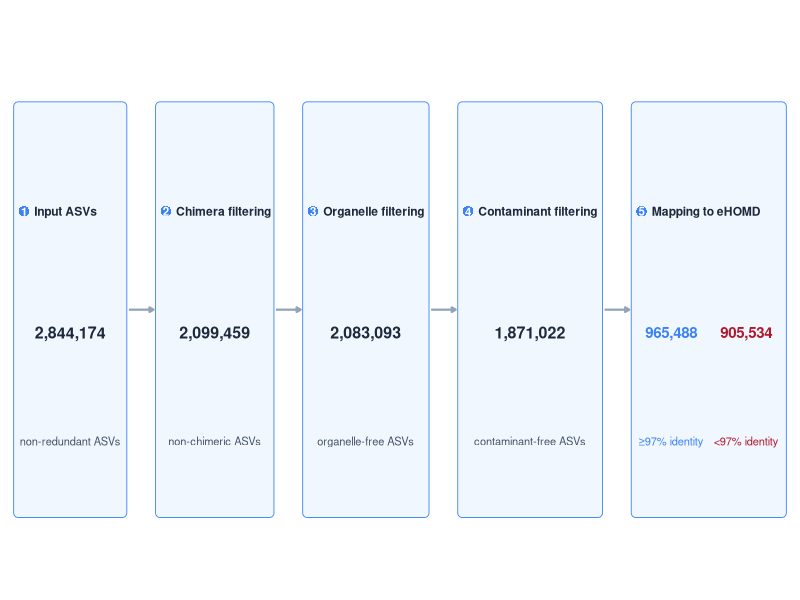
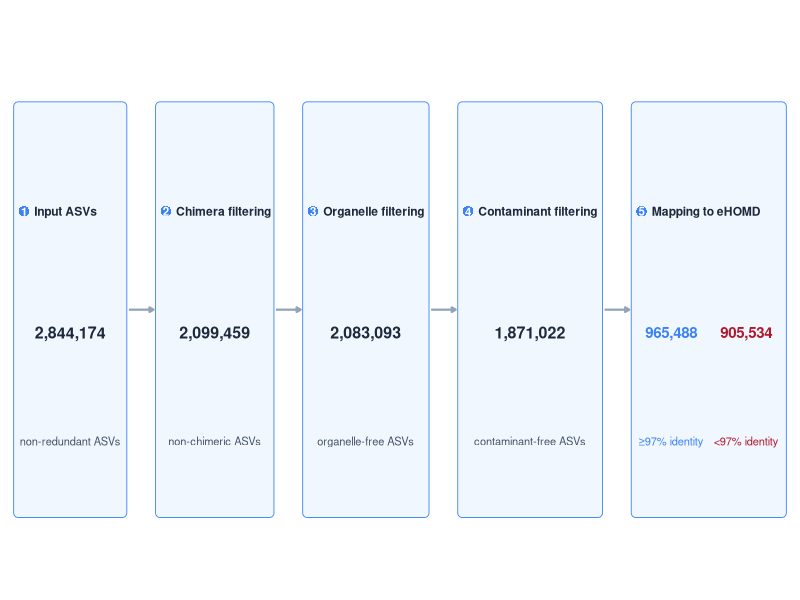

These figures' R source, in order:
#!/usr/bin/env Rscript
# Step 19e: panel A -- the data-set flow, from BioProjects to the clean ASV set.
#
# The block is drawn on a fixed x/y canvas with theme_void, so the layout can be
# nudged by editing coordinates.  It is the only output of this script; the
# four panels are assembled by 19f_master_alt_layout.R.  Requires ggplot2 only.
suppressPackageStartupMessages({
  library(ggplot2)
})

PIPE <- "/beegfs/huangxiaochang/global_oral/global-oral-microbiome/HOMD_uncapture_analysis/pipeline"
FIGOUT  <- file.path(PIPE, "19_figures", "panels")
dir.create(FIGOUT, showWarnings = FALSE, recursive = TRUE)

# ---- palette: matches the quantitative figures ---------------------------
COL_GAP  <- "#B2182B"   # below the species boundary / not represented
COL_OK   <- "#1A9850"   # at or above the species boundary / represented
COL_LINE <- "#7F7F7F"
COL_BOX  <- "#F7F7F7"
COL_HEAD <- "#E9E9E9"
COL_TXT  <- "#2B2B2B"
COL_INK  <- "#1E293B"  # ink in the flow cards (a touch cooler than COL_TXT)
COL_SUB  <- "#475569"  # the state each card leaves the ASVs in
COL_FLOW <- "#94A3B8"  # the arrows that join the cards

SZ_TAG <- 3.4   # block letter
SZ_HD  <- 2.8   # block title
SZ_TX  <- 2.4   # body text
SZ_SM  <- 2.1   # small text

void <- function() {
  theme_void(base_size = 8) + theme(plot.margin = margin(0, 0, 0, 0))
}
# `expand = FALSE` gives exactly the limits asked for.  The default is to pad them
# by 5% at each end, which a block drawn to fill its canvas does not want and a
# block with hand-placed text can trip over.
canvas <- function(xlim, ylim, expand = TRUE) {
  list(coord_cartesian(xlim = xlim, ylim = ylim, clip = "off", expand = expand),
       void())
}
# block letter + title on one line; `sc` rescales the type when the same block
# is redrawn at a different physical width (see the master composite below).
# `title = NULL` prints the letter alone, for blocks whose title is carried by
# the figure legend instead.
heading <- function(letter, title, y, sc = 1, let_mm = SZ_TAG, title_x = 6.5) {
  out <- list(annotate("text", x = 0, y = y, label = letter, hjust = 0,
                       vjust = 0.5, size = let_mm * sc, fontface = "bold",
                       colour = COL_TXT))
  if (!is.null(title)) {
    out <- c(out, list(annotate("text", x = title_x, y = y, label = title,
                                hjust = 0, vjust = 0.5, size = SZ_HD * sc,
                                fontface = "bold", colour = COL_TXT)))
  }
  out
}
rect <- function(xmin, xmax, ymin, ymax, fill, colour = NA, lw = 0.3) {
  annotate("rect", xmin = xmin, xmax = xmax, ymin = ymin, ymax = ymax,
           fill = fill, colour = colour, linewidth = lw)
}
htext <- function(x, y, label, size = SZ_TX, colour = COL_TXT, hjust = 0.5,
                  vjust = 0.5, face = "plain", lh = 1.0) {
  annotate("text", x = x, y = y, label = label, size = size, colour = colour,
           hjust = hjust, vjust = vjust, fontface = face, lineheight = lh)
}

# =========================================================================
# a | the data set
# =========================================================================
# The chain starts at the dereplicated catalogue and runs through the three
# screens that were applied to it.  Each screen is a card: it names the screen,
# the count it left behind, and the state the ASVs are in afterwards.  The upstream
# steps (BioProjects -> per-project DADA2 ASVs -> exact dereplication) are left to
# the figure legend rather than given cards of their own, and the last card is not
# a screen at all but the split of the clean set across the 97% species boundary.
#
# The block is sized from its own text rather than laid out on a canvas chosen in
# advance.  Lines are stated as the size they should read at on the page, the width
# each one needs is measured, each card is as wide as its widest line plus that
# line's margin, and the canvas is whatever the five cards, their gaps and the block
# margins come to.  Two things follow from that which a fixed canvas cannot give:
# the type is as large as the block can carry rather than as large as a guessed
# canvas happens to allow, and no card carries padding it has no text for.  Editing
# a count or renaming a screen re-lays the row instead of overflowing a card.
#
#
# Sizes below are in inches of the 7.09-in design width until `FLOW_K` converts
# them; `FLOW_K` is what the solve produces, not an input.

FLOW_W_TARGET <- 9.0                  # width the block reads at, inches

# The block spans the figure, but the panels below it are drawn at 9 in and then
# scaled down by the composite, so they read at a little under 7 pt.  The block
# cannot be shrunk the same way -- it is already laid out at its final width --
# so its type is set at that size directly and its margin constants brought in
# with it.  The vertical stack is pulled in further still: the block was two and
# a half card-heights deep, and most of what was in the cards was space.
BOX_GAP  <- 0.42                     # between cards
BORDER   <- 0.20                     # block margin, left and right
BOX_R    <- 0.06                     # corner radius
BOX_LW   <- 1.1                      # card outline, sketch points
BADGE_R  <- 0.09                     # number badge radius
HEAD_DX  <- 0.30                     # a card title starts clear of its badge
INSET_L  <- 0.35                     # ... so a title line carries this much margin
INSET_C  <- 0.22                     # a centred line carries this much instead
MAP_GAP  <- 0.15                     # between the two mapping counts
ARROW_LW <- 2.8                      # the arrows: heavier than a card outline
ARROW_HD <- 0.06                     # and their heads

# the vertical stack is set further down, once the canvas width is solved: its
# spacings are points on the finished block, so they have to be converted with
# FLOW_K rather than written as canvas inches.  The block is deliberately flat --
# the cards are read as a sequence of counts, not as the figure's subject -- and
# the letter band is only as deep as the letter.

# The size each kind of line reads at, in points, on the 9-in block.  The block
# is shown at 4.9 in in the composite, so these are ~1.8x what a reader finally
# sees; 1.4x the values used while the panels were still drawn at their design
# size, which brings the flow up to the same apparent size as B and C.
FIN <- c(head = 8.7, num = 11.5, sub = 8.0, badge = 8.3,
         mnum = 10.9, mlab = 8.0, note = 8.0)

# the five cards.  Each title is one line: at the size the block carries, the
# longest of them still fits the card the row can give it.
CARDS <- data.frame(
  head  = c("Input ASVs", "Chimera filtering", "Organelle filtering",
            "Contaminant filtering", "Mapping to eHOMD"),
  num   = c("2,844,174", "2,099,459", "2,083,093", "1,871,022", NA),
  sub   = c("non-redundant ASVs", "non-chimeric ASVs", "organelle-free ASVs",
            "contaminant-free ASVs", NA),
  # one palette for the whole block: the first card's blue.  A different hue per
  # step made the flow read as five unrelated stages when it is one chain, and
  # the hues competed with the red/blue the panels below use for meaning.
  face  = rep("#F0F7FF", 5),
  edge  = rep("#3B82F6", 5),
  stringsAsFactors = FALSE
)

# what the last card reports: every clean ASV falls on one side of the species
# boundary, and the two counts close the chain.  They are set side by side, so the
# pair costs the card width rather than its height.
MAP <- data.frame(
  num = c("965,488", "905,534"),
  lab = c("≥97% identity", "<97% identity"),
  # the covered count takes the block's blue; the gap count keeps the figure's
  # red, which is what panel c marks the <97% side with
  col = c("#3B82F6", COL_GAP),
  stringsAsFactors = FALSE
)

## (the contaminant criterion is given in the figure caption, not drawn here)

# ---- measure the type ------------------------------------------------------
# A scratch device gives each line's width in em, which does not depend on the size
# the line is finally set at -- so one measurement serves the solve below.
#
# It has to be the device the PNG goes out on, not the PDF one: cairo_pdf and ragg
# resolve `sans` to different faces, and the PNG's is around 8% the wider of the two
# ("Contaminant" is 6.11 em on one and 6.59 on the other).  Measuring the wider of
# the two is the safe direction -- the PDF then carries a little spare room rather
# than the PNG spilling over its card.  SLACK covers a third face on another machine.
em_width <- function(strings, bold) {
  f <- tempfile(fileext = ".png")
  if (requireNamespace("ragg", quietly = TRUE)) {
    ragg::agg_png(f, width = 20, height = 10, units = "in", res = 72)
  } else {
    grDevices::cairo_pdf(f, width = 20, height = 10)
  }
  on.exit({ grDevices::dev.off(); unlink(f) }, add = TRUE)
  vapply(seq_along(strings), function(i) {
    par(ps = 100, family = "sans", font = if (bold[i]) 2 else 1)
    strwidth(strings[i], units = "in") * 72 / 100
  }, numeric(1))
}
SLACK <- 1.03

LINES <- rbind(
  data.frame(card = 1:5, role = "head", s = CARDS$head),
  data.frame(card = 1:4, role = "num",  s = CARDS$num[1:4]),
  data.frame(card = 1:4, role = "sub",  s = CARDS$sub[1:4])
)
LINES$bold  <- LINES$role != "sub"
LINES$fin   <- c(head = "head", num = "num", sub = "sub")[LINES$role]
LINES$em    <- SLACK * em_width(LINES$s, LINES$bold)
# width of a line = alpha * FLOW_W + beta, both in canvas inches
LINES$alpha <- LINES$em * FIN[LINES$fin] / (72 * FLOW_W_TARGET)
LINES$beta  <- ifelse(LINES$fin == "head", INSET_L, INSET_C)

# the last card's two counts, side by side; whichever of a count and its label is
# the wider sets the column
MAP_COL <- max(SLACK * em_width(c(MAP$num[1], MAP$lab[1]), c(TRUE, FALSE)) *
                 FIN[c("mnum", "mlab")] / (72 * FLOW_W_TARGET))
LINES <- rbind(LINES, data.frame(card = 5, role = "map", s = NA_character_,
                                 bold = NA, fin = NA_character_, em = NA_real_,
                                 alpha = 2 * MAP_COL, beta = MAP_GAP + INSET_C))

# ---- solve the canvas ------------------------------------------------------
# total width - FLOW_W is decreasing in FLOW_W wherever the cards do not between
# them already need the whole canvas, so a bisection finds the fixed point.
by_card <- split(LINES, LINES$card)
card_w  <- function(W) vapply(by_card, function(d) max(d$alpha * W + d$beta),
                              numeric(1))
slack   <- function(W) sum(card_w(W)) + 4 * BOX_GAP + 2 * BORDER - W
lo <- 1; hi <- 200
for (i in seq_len(60)) {
  mid <- (lo + hi) / 2
  if (slack(mid) > 0) lo <- mid else hi <- mid
}
FLOW_W  <- (lo + hi) / 2
FLOW_K  <- FLOW_W_TARGET / FLOW_W    # a canvas inch reads as this many inches
PT      <- FIN / FLOW_K              # so this is the size to set a line at
BOX_W   <- card_w(FLOW_W)
BOX_X0  <- BORDER + c(0, cumsum(head(BOX_W, -1) + BOX_GAP))
BOX_MID <- BOX_X0 + BOX_W / 2

# ---- the vertical stack ----------------------------------------------------
# The block is always shown at FLOW_W_TARGET wide, so a spacing that should read
# as 13 pt on the page is 13/72 device inches, or 13/72/FLOW_K canvas inches.  Set
# as canvas inches instead, the stack would have tightened whenever the solve
# landed on a wider canvas -- which is what happened when the titles became one
# line and the canvas went from 9.5 to 11.7.
BOX_Y0   <-  9.8 / 72 / FLOW_K      # bottom of a card
BOX_T    <- 13.0 / 72 / FLOW_K      # badge centre, and the title line
BOX_NUM  <- 14.4 / 72 / FLOW_K      # count, below the title
BOX_SUB  <- 12.9 / 72 / FLOW_K      # state label, below the count
BOX_BOT  <-  9.1 / 72 / FLOW_K      # from the state label to the card foot
BOX_H    <- BOX_T + BOX_NUM + BOX_SUB + BOX_BOT
LET_BAND <- 12.1 / 72 / FLOW_K      # above the cards, for the block letter
FLOW_H   <- BOX_Y0 + BOX_H + LET_BAND

# the block has to fit its canvas; if a future edit breaks that, fail here rather
# than in a figure nobody measures
stopifnot(sum(BOX_W) + 4 * BOX_GAP + 2 * BORDER <= FLOW_W + 1e-6,
          PT[["sub"]] >= 3)

message(sprintf("[19e] data-set flow solved: canvas %.2f x %.2f, cards %s",
                FLOW_W, FLOW_H, paste(sprintf("%.2f", BOX_W), collapse = " ")))

ARROWS <- data.frame(
  x    = BOX_X0[-5] + BOX_W[-5] + 0.03,
  xend = BOX_X0[-1] - 0.03,
  y    = BOX_Y0 + BOX_H / 2
)

# `sc` = physical width of the block relative to its 7.09-in design width;
# `title = NULL` drops the block title (the composite relies on the Figure 2
# legend for it).
build_flow <- function(sc = 1, letter = "a", title = "the data set",
                       let_mm = SZ_TAG) {
  k   <- (7.09 * sc) / FLOW_W           # canvas inches -> device inches
  sz  <- function(pt) pt * k / 2.845    # sketch points -> ggplot's mm `text size`
  umm <- function(inch) inch * k * 25.4 # sketch inches -> ggplot's mm `mark size`
  top <- BOX_Y0 + BOX_H                 # the top edge of a card
  y_t1  <- top - BOX_T
  y_num <- y_t1 - BOX_NUM
  y_sub <- y_num - BOX_SUB

  BADGE <- data.frame(x = BOX_X0 + 0.15, y = y_t1)
  TITLE <- data.frame(x = BOX_X0 + HEAD_DX, y1 = y_t1, l1 = CARDS$head)
  BODY  <- data.frame(x = BOX_MID, y = y_num, num = CARDS$num,
                      ys = y_sub, sub = CARDS$sub)
  BODY  <- BODY[!is.na(BODY$num), ]

  # the last card's two counts, side by side about its centre
  MAPS <- data.frame(
    x   = rep(BOX_MID[5], 2) + c(-1, 1) * (MAP_GAP / 2 + MAP_COL * FLOW_W / 2),
    y   = y_num, num = MAP$num, ys = y_sub, lab = MAP$lab, col = MAP$col,
    stringsAsFactors = FALSE)

  ggplot() +
    # the cards.  roundrectGrob rather than geom_rect: the corners are given in
    # absolute units, so they stay circular however the panel is stretched.
    lapply(seq_len(nrow(CARDS)), function(i) {
      annotation_custom(
        grid::roundrectGrob(
          r   = unit(BOX_R * k, "in"),
          gp  = grid::gpar(fill = CARDS$face[i], col = CARDS$edge[i],
                           lwd = BOX_LW * k)),
        xmin = BOX_X0[i], xmax = BOX_X0[i] + BOX_W[i],
        ymin = BOX_Y0, ymax = top)
    }) +
    # the number badge: a disc in the card's own edge colour, the number reversed out
    # of it in white.  The outline is "transparent", not NA: GeomPoint$handle_na treats
    # `colour` as a must-not-be-missing aesthetic, so a constant colour of NA makes
    # every row missing and the layer draws nothing -- at render time only, which
    # building the plot does not reveal.
    geom_point(data = BADGE, aes(x = x, y = y, fill = CARDS$edge),
               shape = 21, size = umm(2 * BADGE_R), colour = "transparent",
               stroke = 0) +
    scale_fill_identity() +
    geom_text(data = BADGE, aes(x = x, y = y, label = seq_len(nrow(BADGE))),
              colour = "white", fontface = "bold", size = sz(PT[["badge"]])) +
    geom_text(data = TITLE, aes(x = x, y = y1, label = l1),
              hjust = 0, fontface = "bold", size = sz(PT[["head"]]), colour = COL_INK) +
    geom_text(data = BODY, aes(x = x, y = y, label = num),
              fontface = "bold", size = sz(PT[["num"]]), colour = COL_INK) +
    geom_text(data = BODY, aes(x = x, y = ys, label = sub),
              size = sz(PT[["sub"]]), colour = COL_SUB) +
    geom_text(data = MAPS, aes(x = x, y = y, label = num), colour = MAPS$col,
              fontface = "bold", size = sz(PT[["mnum"]])) +
    geom_text(data = MAPS, aes(x = x, y = ys, label = lab), colour = MAPS$col,
              size = sz(PT[["mlab"]])) +
    # the flow, arrow by arrow between the cards
    geom_segment(data = ARROWS, aes(x = x, xend = xend, y = y, yend = y),
                 arrow = arrow(length = unit(ARROW_HD * k, "in"), type = "closed"),
                 linewidth = sz(ARROW_LW), colour = COL_FLOW, lineend = "butt") +
    heading(letter, title, top + LET_BAND - 0.10, sc, let_mm, title_x = 0.30) +
    # exactly the solved canvas: no scale expansion, so the row of cards fills the
    # width it is given instead of losing 5% at each end
    canvas(c(0, FLOW_W), c(0, FLOW_H), expand = FALSE)
}

# ---------------------------------------------------------------------------
# Panel A is drawn at the master figure's width and without its own letter:
# 19f_master_alt_layout.R places the letter A with B, C and D.
# ---------------------------------------------------------------------------
FLOW_W_TARGET <- 9.0                 # the master figure's width, inches
p_flow <- build_flow(FLOW_W_TARGET / 7.09, letter = "", title = NULL)
h_flow <- FLOW_W_TARGET * (FLOW_H / FLOW_W)

out <- file.path(FIGOUT, "fig_v3_flow_only")
ggsave(paste0(out, ".png"), p_flow, width = FLOW_W_TARGET, height = h_flow,
       dpi = 300, bg = "white")
ggsave(paste0(out, ".pdf"), p_flow, width = FLOW_W_TARGET, height = h_flow,
       device = grDevices::cairo_pdf)
message("[19e] flow block written: ", out, ".png | .pdf")
